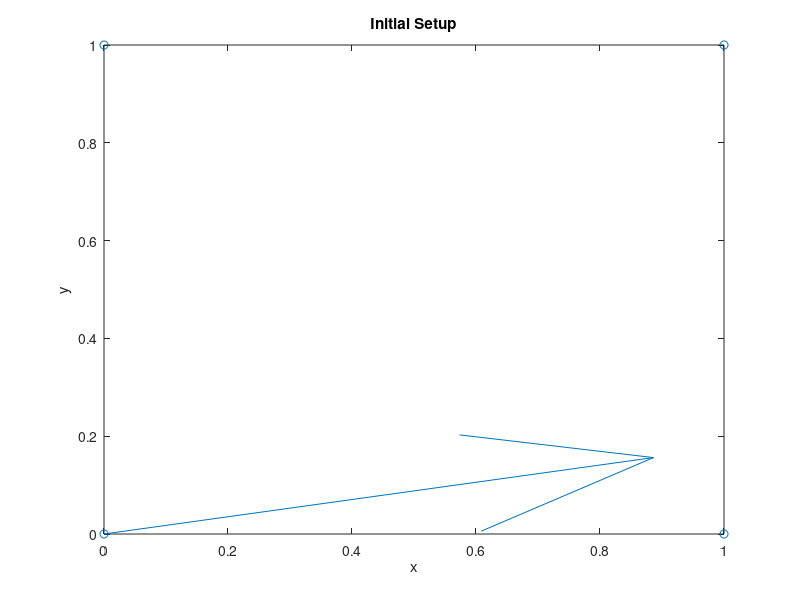

The MATLAB script that drew this image:
%% Simple Model of Antenna Array
% The purpose of this script is to create a model of the signals that we 
% might receive from the radio location collars. We assume that, since the
% antennas are far enough away from the source, we see the incoming waves
% as plane waves. We also will only work in two dimensions, which is as if
% the waves and the antennas are on the same plane.
%
% Hopefully from this we can build a fake set of signals that allow us to
% understand how to interpret phase changes to find the direction of the
% wave propagation.

%Author: Alex Gabourie

%% EDIT
%
% This version is similar to the original file but some physical parameters
% will be changed as well as vector sizes. My goal for this is to better
% mimic the 20 ms recording times that we would expect for the actual
% incoming signal

%% Initialize Workspace
clear;
close all;
clc;

runVideo = 0;

%% Input Parameters
%Frequency
f = 150e6; %[hz]

%E-field magnitude
E_o = 1; %[V/m] Not used as of now

%Vacuum permittivity 
epsilon_o = 8.8541878176e-12; %[F/m]
epsilon_rel = 1;

%permeability
mu_o = (4*pi)*10^(-7); %[H/m]
mu_rel = 1;
%recall that [F/m]*[H/m] = s^2/m^2 = 1/c

%Propagation direction (theta = 0 => dirction is from antenna 1 to 2 and 
%   increasing theta moves counter-clockwise)
theta = 2*pi*10/360; %[radians]

%% Calculations

%angular frequency based off frequency
omega = 2*pi*f;

%permitivity & permeability (same units)
eps = epsilon_o*epsilon_rel;
mu = mu_o*mu_rel;

%propagation constant
beta = omega*sqrt(mu*eps); %[m^-1]

%wavelength for intuition purposes
lambda = (2*pi)/beta;

%The four antennas will be placed in a square grid like:
%  4    3
%
%  1    2
%
% The separation constant (like lattice constant) is 
a = 1; %[m] - about what our antenna spacing is
%This constant is calculated to place the antennas an appropriate distance
%away such that we can determine which antenna was hit first

%From this the positions of the antennas can be determined
r1 = [0, 0];
r2 = [a, 0];
r3 = [a, a];
r4 = [0, a];

%For plotting
r_all = [r1;r2;r3;r4];

%Propagation direction vector
k = [1,0];
rot = [cos(theta),-sin(theta);sin(theta),cos(theta)];
k = (rot*k')';

%prop constant dotted with r as in time-harmonic exponential. We are only
% looking at a few positions, so these can be pre-calculated
bkr = beta*[dot(k,r1);
            dot(k,r2);
            dot(k,r3);
            dot(k,r4)];

%want 20ms of info collected
T = 1/f;
numTpoints = 48e3*.02; % samples/sec*seconds
t = linspace(0,.02,numTpoints); %time vector based on frequency [s]

%Electric field matrix initialized to num time steps & antennas
E = zeros(length(bkr),length(t));

for m=1:length(t)
    for n=1:length(bkr)
        E(n,m) = exp(1i*(omega*t(m)-bkr(n)));
    end
end


% numPlots = length(bkr);
% gridSize = numPlots;
% if sqrt(numPlots)==floor(sqrt(numPlots))
%     gridSize = sqrt(numPlots);
% else
%     gridSize = floor(sqrt(numPlots))+1;
% end
    
    
figure;
quiver(0,0,k(1),k(2));
hold on;
scatter(r_all(:,1), r_all(:,2));
title('Initial Setup');
xlabel('x');
ylabel('y');

% Plot works, no need for it anymore

% figure;
% for m=1:length(bkr)
%     subplot(gridSize,gridSize,m);
%     plot(t,real(E(m,:)));
%     title(['Antenna ' num2str(m)]);
%     xlabel('Time [S]');
%     ylabel('Amplitude [V/m]');
%     axis([0 t(end) -E_o E_o]);
% end

% Save real part of E-field to use in another script. This way we can
% interpret the information independent of the set of data in this script.
save('Sample_Antenna_Input2.mat', 'E', 'a', 'omega', 'r_all', 'k', 't', ...
        'beta', 'lambda');

